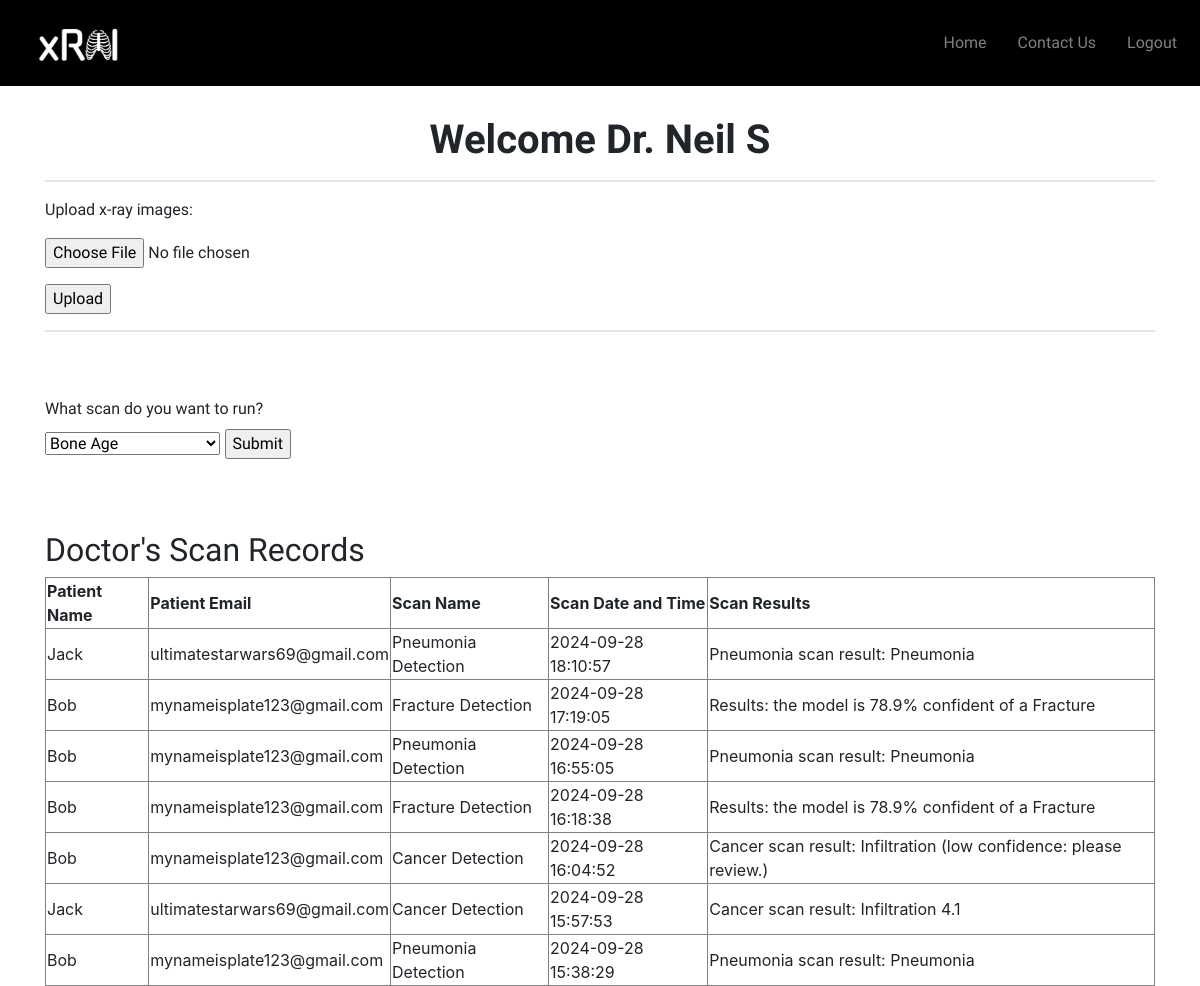
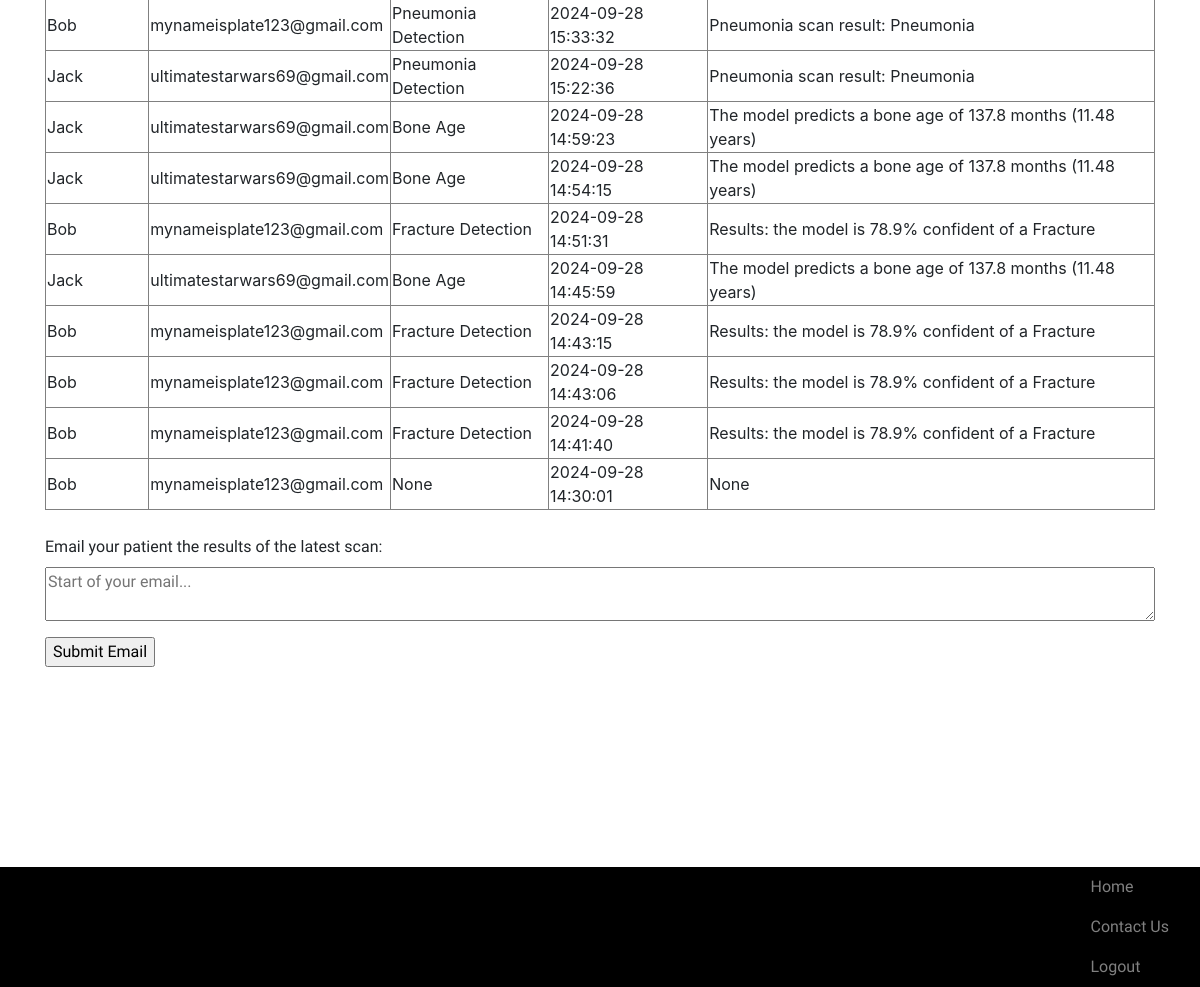
Screenshot of / (signed in) with the database file from the repository (2 pictures, top to bottom).
### website/models.py (models this page shows)
class User(db.Model, UserMixin):
    id = db.Column(db.Integer, primary_key=True)
    email = db.Column(db.String(150), unique=True)
    password = db.Column(db.String(150))
    first_name = db.Column(db.String(150))
    isdoctor = db.Column(db.String(150))
    notes = db.relationship('Note')

class Scan(db.Model):
    id = db.Column(db.Integer, primary_key=True)
    doctoruser_id = db.Column(db.Integer, db.ForeignKey('user.id'))
    patientuser_id = db.Column(db.Integer, db.ForeignKey('user.id'))
    date_of_scan = db.Column(db.DateTime(timezone=True), default=func.now())
    scan_name = db.Column(db.String(150))
    scan_result = db.Column(db.String(10000))
    doctor = db.relationship('User', foreign_keys=[doctoruser_id])
    patient = db.relationship('User', foreign_keys=[patientuser_id])

### website/views.py (the view, shortened to what this page needs)
@views.route('/', methods=['GET', 'POST'])
@login_required
def home():
    scan_data = []
    if current_user.isdoctor == 'Yes':
        doctor_scans = db.session.query(Scan, User).filter(Scan.doctoruser_id == current_user.id).join(User, Scan.patientuser_id == User.id).order_by(desc(Scan.date_of_scan)).all()
        for scan, patient in doctor_scans:
            scan_data.append({
                'patient_name': patient.first_name,
                'patient_email': patient.email,
                'scan_name': scan.scan_name,
                'scan_result': scan.scan_result,
                'scan_datetime': scan.date_of_scan.strftime('%Y-%m-%d %H:%M:%S')  # Format datetime
            })
    return render_template("home.html", user=current_user, scan_data=scan_data)

### website/__init__.py (called while the page is built)
def create_app():
    app = Flask(__name__)
    app.config['SECRET_KEY'] = 'hjshjhdjah kjshkjdhjs'
    app.config['SQLALCHEMY_DATABASE_URI'] = f'sqlite:///{DB_NAME}'
    db.init_app(app)
    from .views import views
    from .auth import auth
    app.register_blueprint(views, url_prefix='/')
    app.register_blueprint(auth, url_prefix='/')
    from .models import User, Scan
    with app.app_context():
        db.create_all()
    login_manager = LoginManager()
    login_manager.login_view = 'auth.login'
    login_manager.init_app(app)
    @login_manager.user_loader
    def load_user(id):
        return User.query.get(int(id))
    return app

### website/templates/home.html (shortened to what this page needs)
{% extends "base.html" %} {% block title %}Home{% endblock %} {% block content
%} {% if user.isdoctor == "Yes" %}
<h1 align="center" class="pageTitle">Welcome Dr. {{user.first_name}}</h1>
<hr style="border-width: 2px" />
<p>Upload x-ray images:</p>
<form
  name="ImageUploadForm"
  action=""
  method="post"
  enctype="multipart/form-data"
>
  <input type="file" name="image" accept="image/*" />
  <br />
  <input
    type="submit"
    value="Upload"
    style="display: block; margin-top: 16px"
  />
</form>
<hr style="border-width: 2px" />
<br />
<br />
<label for="getChoice">What scan do you want to run?</label>
<form name="getChoice" action="" method="post">
  <select name="getChoice" id="getChoice">
    <option value="boneAge">Bone Age</option>
  </select>
  <input type="submit" value="Submit" />
</form>
<br />
<br />
<br />
<h2>Doctor's Scan Records</h2>
<table border="1">
  <thead>
    <tr>
      <th>Patient Name</th>
      <th>Patient Email</th>
      <th>Scan Name</th>
      <th>Scan Date and Time</th>
      <th>Scan Results</th>
    </tr>
  </thead>
  <tbody>
    {% if scan_data %} {% for scan in scan_data %}
    <tr>
      <td>{{ scan.patient_name }}</td>
      <td>{{ scan.patient_email }}</td>
      <td>{{ scan.scan_name }}</td>
      <td>{{ scan.scan_datetime }}</td>
      <td>{{ scan.scan_result }}</td>
    </tr>
    {% endfor %} {% else %}
    <tr>
      <td colspan="5">
        No scans available or scan in progress. Please click on the Home page.
      </td>
    </tr>
    {% endif %}
  </tbody>
</table>
<br />
<label for="emailForm"
  >Email your patient the results of the latest scan:</label
>
<form name="emailForm" action="" method="post">
  <textarea
    name="note"
    placeholder="Start of your email..."
    style="width: 100%"
  ></textarea>
  <input
    type="submit"
    value="Submit Email"
    style="margin-top: 10px; display: block"
  />
</form>
{% endif %} {% endblock %}

### website/static/style.css (style rules this page uses)
.ubuntu-regular, p, label, input, textarea, option, select { font-family: "Ubuntu", system-ui; font-weight: 400; font-style: normal; }
.ubuntu-medium, h2, h3, h4, strong, button, figcaption { font-family: "Ubuntu", system-ui; font-weight: 500; font-style: normal; }
.ubuntu-bold, h1 { font-family: "Ubuntu", system-ui; font-weight: 700; font-style: normal; }
.pageTitle { margin-top: 30px; }
body { overflow-x: hidden; }

### rows the page displays
User: first_name "Neil S"
Scan: patient_name "Jack", patient_email "ultimatestarwars69@gmail.com", scan_name "Pneumonia Detection", scan_datetime "2024-09-28 18:10:57", scan_result "Pneumonia scan result: Pneumonia"
Scan: patient_name "Bob", patient_email "mynameisplate123@gmail.com", scan_name "Fracture Detection", scan_datetime "2024-09-28 17:19:05", scan_result "Results: the model is 78.9% confident of a Fracture", scan_name "None", scan_datetime "2024-09-28 14:30:01", scan_result "None"
User: patient_name "Bob" "Bob" "Bob" "Bob" "Bob" "Bob" "Bob" "Bob" "Bob", patient_email "mynameisplate123@gmail.com" "mynameisplate123@gmail.com" "mynameisplate123@gmail.com" "mynameisplate123@gmail.com" "mynameisplate123@gmail.com" "mynameisplate123@gmail.com" "mynameisplate123@gmail.com" "mynameisplate123@gmail.com" "mynameisplate123@gmail.com"
Scan: scan_name "Pneumonia Detection", scan_result "Pneumonia scan result: Pneumonia"
Scan: scan_name "Fracture Detection", scan_result "Results: the model is 78.9% confident of a Fracture"
Scan: scan_name "Cancer Detection", scan_result "Cancer scan result: Infiltration (low confidence: please review.)"
User: patient_name "Jack" "Jack" "Jack" "Jack" "Jack", patient_email "ultimatestarwars69@gmail.com" "ultimatestarwars69@gmail.com" "ultimatestarwars69@gmail.com" "ultimatestarwars69@gmail.com" "ultimatestarwars69@gmail.com"
Scan: scan_name "Cancer Detection", scan_result "Cancer scan result: Infiltration 4.1"
Scan: scan_name "Pneumonia Detection", scan_result "Pneumonia scan result: Pneumonia"
Scan: scan_name "Pneumonia Detection", scan_result "Pneumonia scan result: Pneumonia"
Scan: scan_name "Pneumonia Detection", scan_result "Pneumonia scan result: Pneumonia"
Scan: scan_name "Bone Age", scan_result "The model predicts a bone age of 137.8 months (11.48 years)"
Scan: scan_name "Bone Age", scan_result "The model predicts a bone age of 137.8 months (11.48 years)"
Scan: scan_name "Fracture Detection", scan_result "Results: the model is 78.9% confident of a Fracture"
Scan: scan_name "Bone Age", scan_result "The model predicts a bone age of 137.8 months (11.48 years)"
Scan: scan_name "Fracture Detection", scan_result "Results: the model is 78.9% confident of a Fracture"
Scan: scan_name "Fracture Detection", scan_result "Results: the model is 78.9% confident of a Fracture"
Scan: scan_name "Fracture Detection", scan_result "Results: the model is 78.9% confident of a Fracture"

### other values shown
{{ scan.scan_datetime }} "2024-09-28 16:55:05" "2024-09-28 16:18:38" "2024-09-28 16:04:52" "2024-09-28 15:57:53" "2024-09-28 15:38:29" "2024-09-28 15:33:32" "2024-09-28 15:22:36" "2024-09-28 14:59:23" "2024-09-28 14:54:15" "2024-09-28 14:51:31" "2024-09-28 14:45:59" "2024-09-28 14:43:15" "2024-09-28 14:43:06" "2024-09-28 14:41:40"
